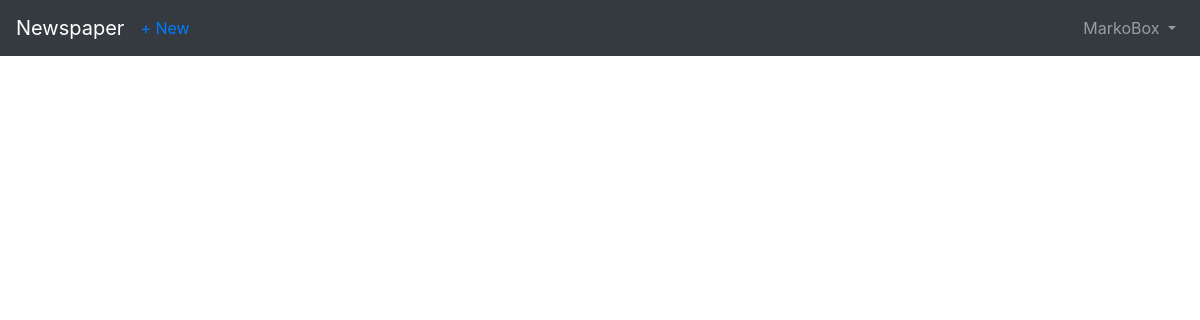
/articles/ (signed in), run on an earlier commit of the app's database.
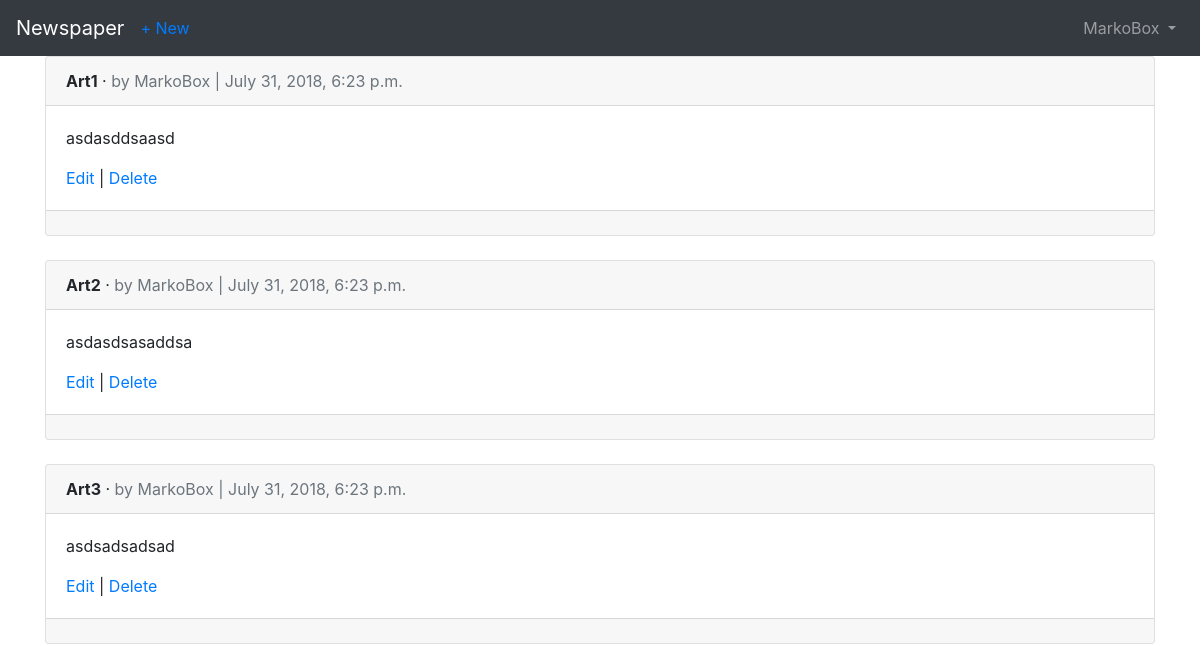
And on a later commit of the database.
### users/models.py (models this page shows)
class CustomUser(AbstractUser):
    age = models.PositiveIntegerField(default=0)

### articles/models.py (models this page shows, shortened)
class Article(models.Model):
    title = models.CharField(max_length=255)
    body = models.TextField()
    date = models.DateTimeField(auto_now_add=True)
    author = models.ForeignKey(settings.AUTH_USER_MODEL, on_delete=models.CASCADE, )

### articles/views.py (the view)
# urls.py: path('', views.ArticleListView.as_view(), name='article_list'),
class ArticleListView(LoginRequiredMixin, ListView):
    model = models.Article
    template_name = 'article_list.html'
    login_url = 'login'

### templates/article_list.html (shortened to what this page needs)
{% extends 'base.html' %}
{% block content %}
    {% for article in object_list %}
        <div class="card">
            <div class="card-header">
                <span class="font-weight-bold">{{ article.title }}</span> &middot;
                <span class="text-muted">by {{ article.author }} | {{ article.date }}</span>
            </div>
            <div class="card-body">
                <p>{{ article.body }}</p>
                <a href="{% url 'article_edit' article.pk %}">Edit</a> |
                <a href="{% url 'article_delete' article.pk %}">Delete</a>
            </div>
            <div class="card-footer">
            </div>
        </div>
        <br/>
    {% endfor %}
{% endblock content %}

### templates/base.html (shortened to what this page needs)
<!doctype html>
<html lang="en">
<head>
    <link rel="stylesheet" href="https://maxcdn.bootstrapcdn.com/bootstrap/4.0.0/css/bootstrap.min.css"
>
</head>
<body>
<nav class="navbar navbar-expand-md navbar-dark bg-dark mb- ">
    <a class="navbar-brand" href="{% url 'home' %}">Newspaper</a>
    {% if user.is_authenticated %}
        <ul class="navbar-nav mr-auto">
            <li class="nav-item"><a href="{% url 'article_new' %}">+ New</a></li>
        </ul>
    {% endif %}
    <div class="collapse navbar-collapse" id="navbarCollapse">
        {% if user.is_authenticated %}
            <ul class="navbar-nav ml-auto">
                <li class="nav-item">
                    <a class="nav-link dropdown-toggle" href="#" id="userMenu" data-toggle="dropdown"
                       aria-haspopup="true" aria-expanded="false">
                        {{ user.username }}
                    </a>
                </li>
            </ul>
        {% else %}
            <form class="form-inline ml-auto">
                <a href="{% url 'login' %}" class="btn btn-outline-secondary">Log in\
                </a>
                <a href="{% url 'signup' %}" class="btn btn-primary ml-2">Sign up</a>
            </form>
        {% endif %}
    </div>
</nav>
<div class="container">
    {% block content %}
    {% endblock %}
</div>
</body>
</html>

What changed in the data, as far as the page shows it:
added Article: title "Art1", author "MarkoBox", date "July 31, 2018, 6:23 p.m.", body "asdasddsaasd"
added Article: title "Art2", author "MarkoBox", date "July 31, 2018, 6:23 p.m.", body "asdasdsasaddsa"
added Article: title "Art3", author "MarkoBox", date "July 31, 2018, 6:23 p.m.", body "asdsadsadsad"
